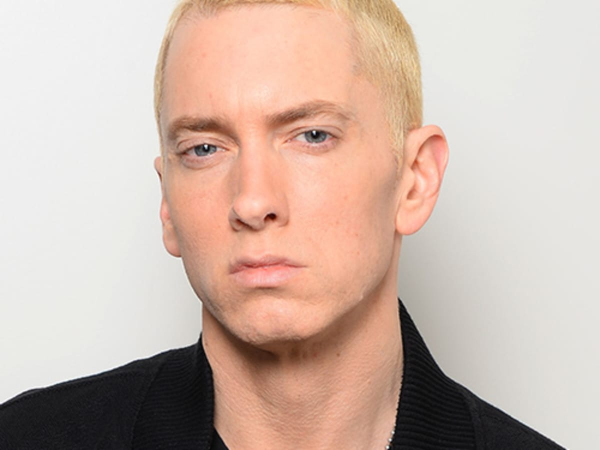
#> input picture assets/eminem.jpg, 1200 x 900 px (shown at 1/2 size)
$ python face_detector.py
#> lines starting #> are read from the running program, lines starting #| are printed output that depends on the picture; after the words box and inside, x2 and y2 are one past the last pixel; in counts of white or black regions, pixels touching at a corner belong together
import cv2
import numpy as np


face_cascade = cv2.CascadeClassifier('haarcascade_frontalface_default.xml')
eye_cascade = cv2.CascadeClassifier('haarcascade_eye.xml')

img = cv2.resize(cv2.imread('assets/eminem.jpg'), (0, 0), fx=.75, fy=.75)
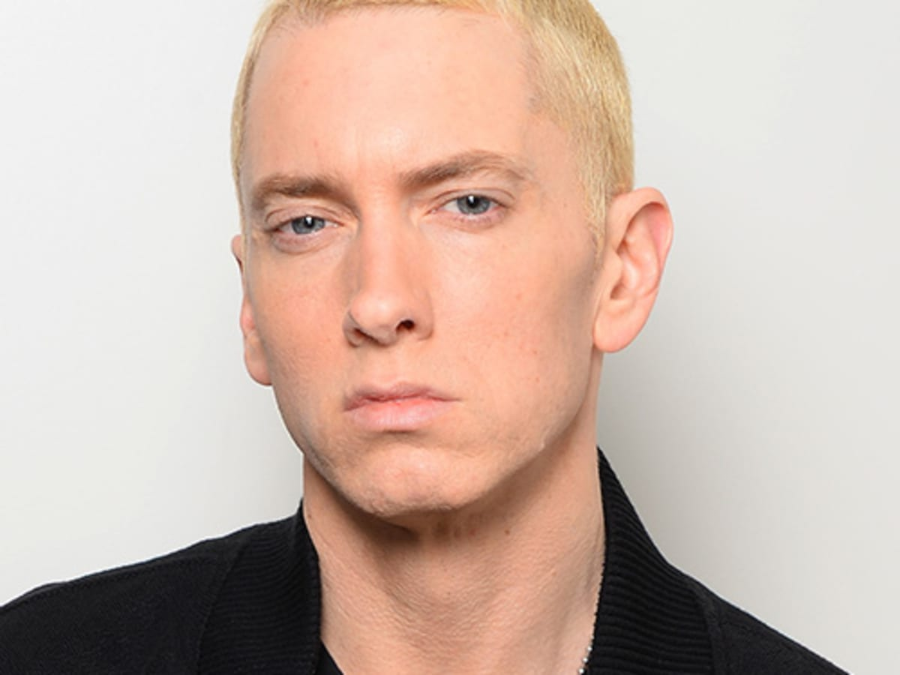
#> img: shape (675, 900, 3); mean B, G, R 172.1, 183.6, 205.5
gray = cv2.cvtColor(img, cv2.COLOR_BGR2GRAY)
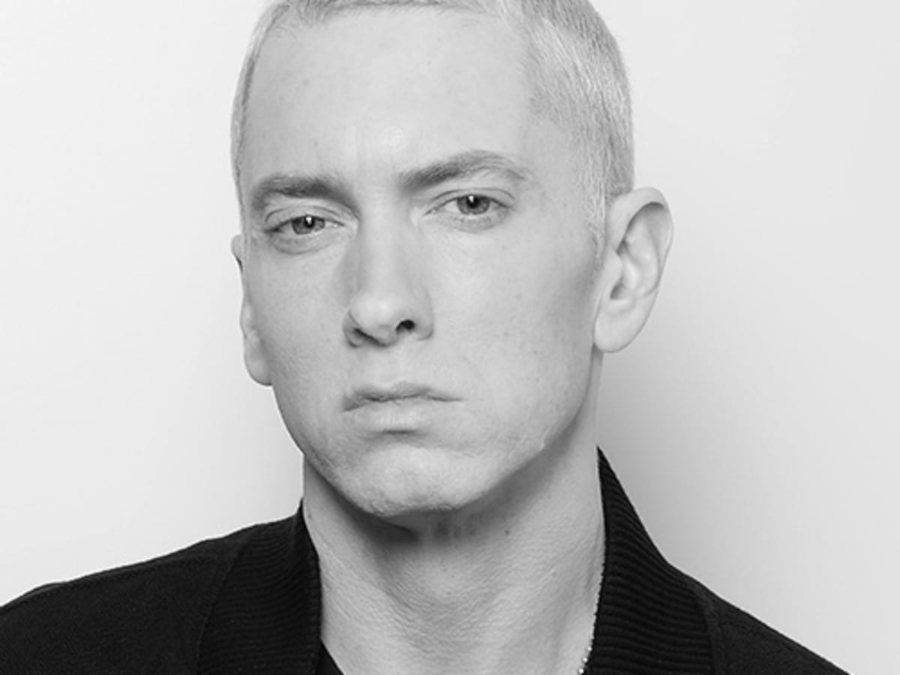
#> gray: shape (675, 900); min 4, max 252, mean 188.9

face = face_cascade.detectMultiScale(gray, 1.3, 5)
#> face = [[177, 56, 418, 418]]
for (x, y, w, h) in face:
    img = cv2.rectangle(img, (x, y), (x+w, y+h), (250, 0, 0), 2)
    roi_gray = gray[y:y+h, x:x+w]
    roi_color = img[y:y+h, x:x+w]
    eye = eye_cascade.detectMultiScale(roi_gray)
#> this loop made 1 pass
#> pass 1, `img = cv2.rectangle(img, (x, y), (x+w, y+h), (250, 0, 0), 2)`:
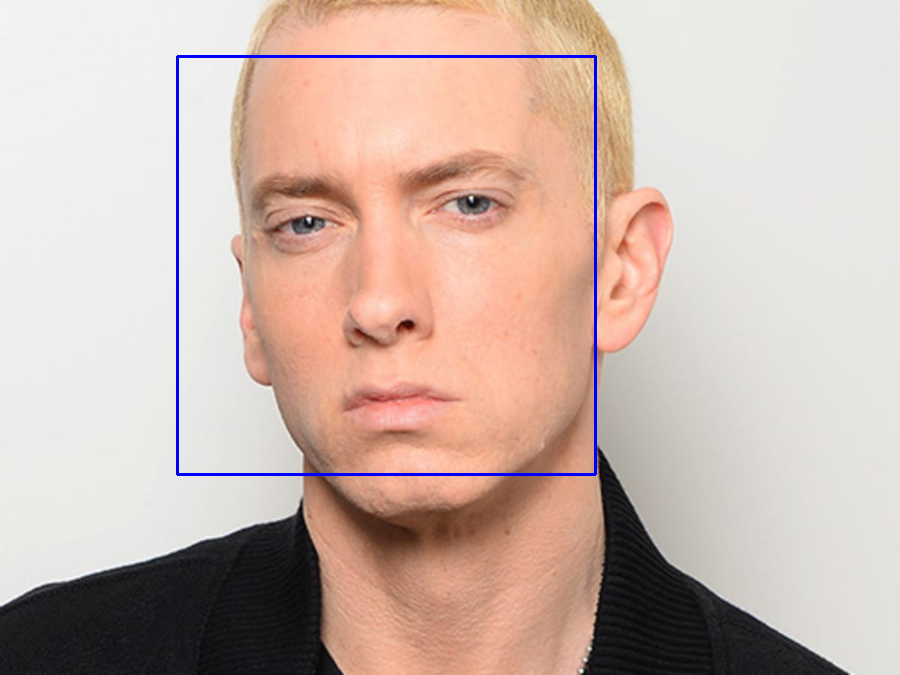
#> img: shape (675, 900, 3); 0.83% of pixels changed, all inside (x1, y1, x2, y2) = (176, 55, 597, 476)
#> pass 1, `roi_gray = gray[y:y+h, x:x+w]`:
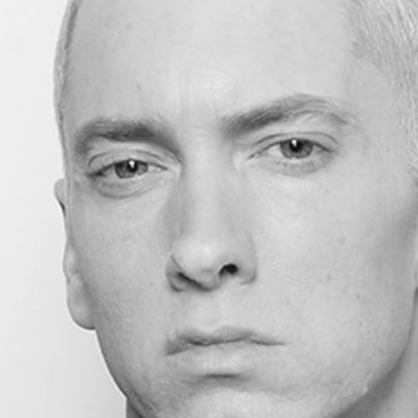
#> roi_gray: shape (418, 418); min 6, max 249, mean 193
#> pass 1, `roi_color = img[y:y+h, x:x+w]`:
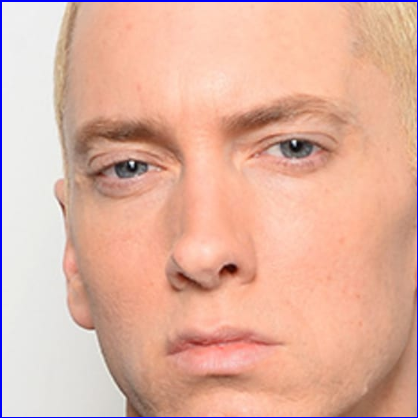
#> roi_color: shape (418, 418, 3); mean B, G, R 160.6, 178.3, 225.4
    #for (ex, ey, ew, eh) in eye:
    #    cv2.rectangle(roi_color, (ex, ey), (ex+ew, ey+eh), (0, 250, 0), 2)

cv2.imshow("Face", img)
cv2.waitKey(0)
cv2.destroyAllWindows()
